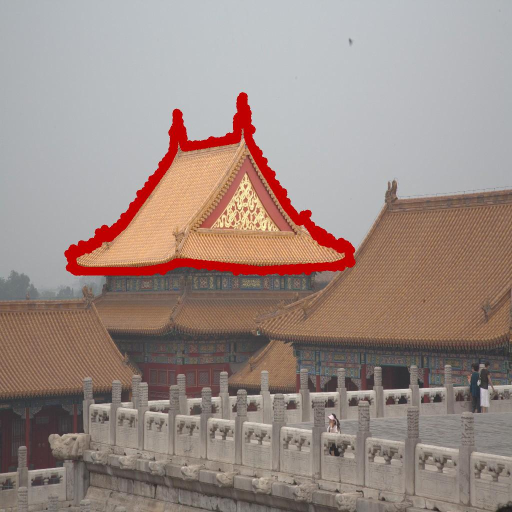
#> input picture images/a0423_1_1_with_red_contours.jpg, 1024 x 1024 px, given in place of a0423_1_1_with_red_contours.png, which was not available (shown at 1/2 size)
$ python crop_img_and_save_fig_for_sid_new.py
#> lines starting #> are read from the running program, lines starting #| are printed output that depends on the picture; pictures that were not available may be replaced by others from this repository, and a replacement may not be noted
from PIL import Image

from PIL import Image, ImageDraw,ImageOps
import os

def save_images(image_floder_name, image_name, location1=[], location2=[]):
    # --- 1. 路径准备 ---
    output_father_foloder_path = os.path.join('images', image_floder_name + '_output')
    if not os.path.exists(output_father_foloder_path):
        os.makedirs(output_father_foloder_path) # 使用 makedirs 更安全

    output_folder_path = os.path.join(output_father_foloder_path, image_name)
    if not os.path.exists(output_folder_path):
        os.makedirs(output_folder_path)

    # 打开图片
    origin_img_path = os.path.join('images', image_floder_name, image_name + '.png')
    img = Image.open(origin_img_path).convert('RGB')

    # 定义目标尺寸
    TARGET_SIZE = (292, 128)
    BORDER_WIDTH = 8  # 边框宽度，可根据 256*128 的比例适当加粗

    # --- 2. 处理红色区域 (Location 1) ---
    x1, y1 = location1
    # 原始脚本定义：Image_width=32, Image_height=16
    bbox_red = (x1, y1, x1 + 64, y1 + 32)

    # Crop -> Resize (256x128)
    cropped_red = img.crop(bbox_red).resize(TARGET_SIZE, Image.Resampling.LANCZOS)

    # 添加红色边框并保存
    red_with_border = ImageOps.expand(cropped_red, border=BORDER_WIDTH, fill=(255, 0, 0))
    red_with_border.save(os.path.join(output_folder_path, f"{image_name}_red_256x128.png"))

    # --- 3. 处理蓝色区域 (Location 2) ---
    x2, y2 = location2
    bbox_blue = (x2, y2, x2 + 64, y2 + 32)

    # Crop -> Resize (256x128)
    cropped_blue = img.crop(bbox_blue).resize(TARGET_SIZE, Image.Resampling.LANCZOS)

    # 添加蓝色边框并保存
    blue_with_border = ImageOps.expand(cropped_blue, border=BORDER_WIDTH, fill=(0, 0, 255))
    blue_with_border.save(os.path.join(output_folder_path, f"{image_name}_blue_256x128.png"))

    # --- 4. 在原图上画框并保存 (可视化对比图) ---
    draw = ImageDraw.Draw(img)
    draw.rectangle(bbox_red, outline=(255, 0, 0), width=2)
    draw.rectangle(bbox_blue, outline=(0, 0, 255), width=2)

    # 粘贴放大后的图到原图角落（可选，如果需要 Final 图的话）
    # 这里演示将两个 256x128 的图横向拼接到原图下方或者单独保存
    img.save(os.path.join(output_folder_path, f"{image_name}_full_rect.png"))

    print(f"Finished: {image_name}")


image_floder_name = 'SID-resized'

image_floder_path = os.path.join('images', image_floder_name)
# 遍历文件夹中的所有文件名
file_names = []
for root, dirs, files in os.walk(image_floder_path):
    for file in files:
        file_names.append(file)

for image_name in file_names:
    #save_images(image_floder_name, image_name[:-4], location1 = [50,120], location2=[190,50])
    #save_images(image_floder_name, image_name[:-4], location1 = [50,90], location2=[200,120])

    save_images(image_floder_name, image_name[:-4], location1 = [14,188], location2=[258,50])
#> in save_images, img is the input picture: PIL image 1024x1024 RGB; mean R, G, B 156.4, 139.5, 133
#> in save_images, `cropped_red = img.crop(bbox_red).resize(TARGET_SIZE, Image.Resampling...`:
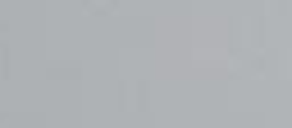
#> cropped_red: PIL image 292x128 RGB; mean R, G, B 174.8, 178.4, 181.6
#> in save_images, `red_with_border = ImageOps.expand(cropped_red, border=BORDER_WIDTH, fi..`:
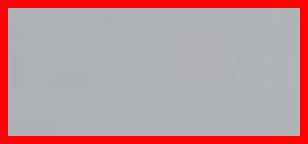
#> red_with_border: PIL image 308x144 RGB; mean R, G, B 187.4, 150.4, 153
#> in save_images, `blue_with_border = ImageOps.expand(cropped_blue, border=BORDER_WIDTH, ..`:
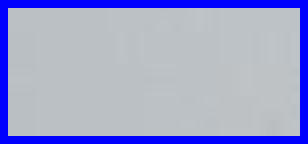
#> blue_with_border: PIL image 308x144 RGB; mean R, G, B 158.3, 162.4, 205.8
#> in save_images, `img.save(os.path.join(output_folder_path, f"{image_name}_full_rect.png..`:
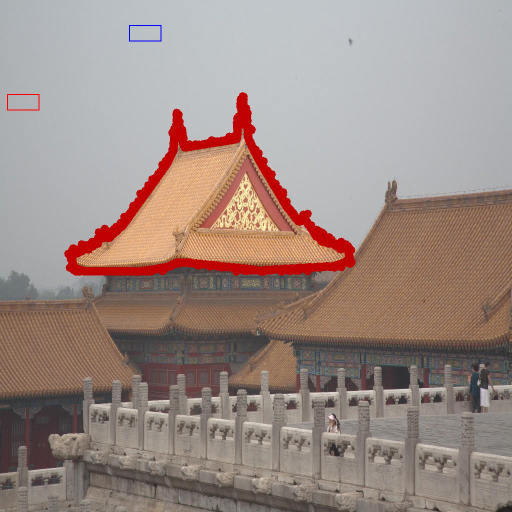
#> saved as a0423_1_1_with_red_contours_full_rect.png: PIL image 1024x1024 RGB (shown at 1/2 size); mean R, G, B 156.3, 139.4, 132.9
